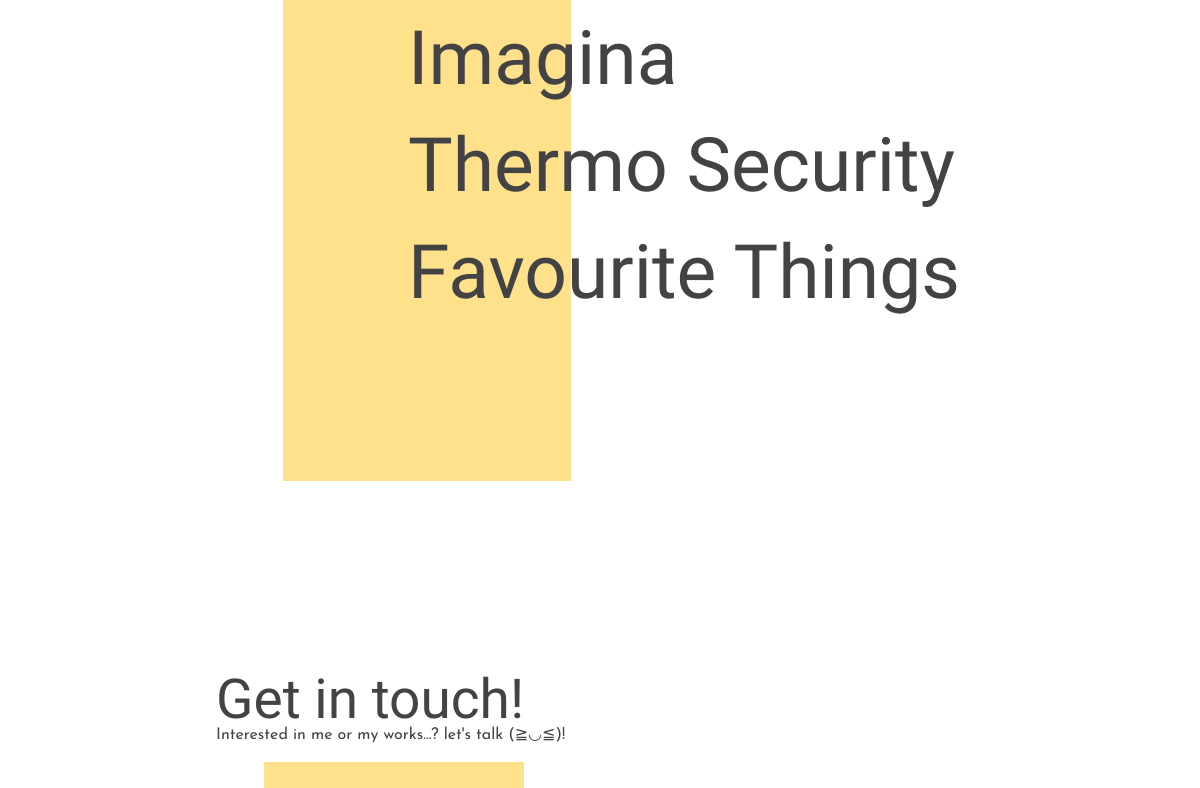
Before: / (middle part) with the older database file.
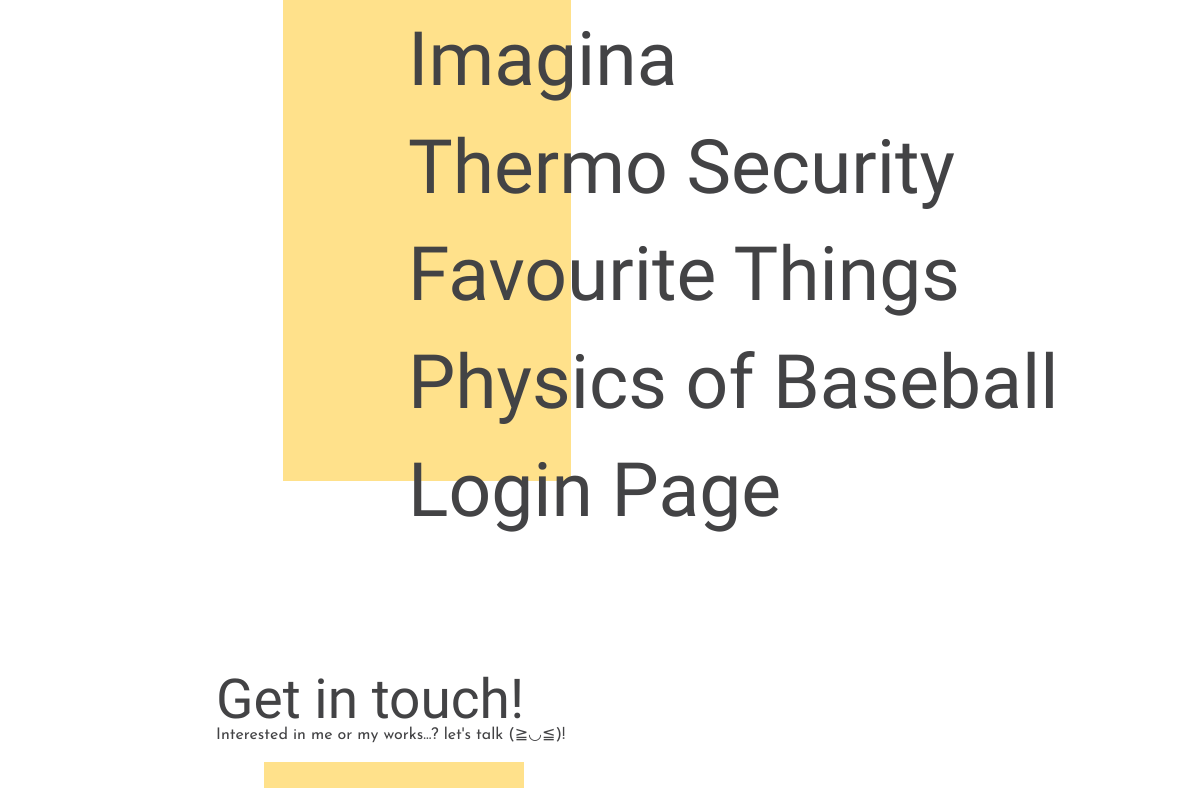
After: the same page with the newer database file.
### tables this page shows
CREATE TABLE `tbl_projects` (
  `ID` int(11) NOT NULL,
  `title` varchar(30) NOT NULL,
  `purposes` varchar(60) NOT NULL,
  `description` text NOT NULL,
  `link` varchar(60) NOT NULL,
  `date` varchar(30) NOT NULL,
  `lead` varchar(40) NOT NULL,
  `collab` varchar(60) NOT NULL,
  `tech` varchar(70) NOT NULL,
  `hover_img` varchar(25) NOT NULL,
  `img_1` varchar(25) NOT NULL,
  `img_1t` varchar(25) NOT NULL,
  `img_1m` varchar(25) NOT NULL,
  `img_2` varchar(25) NOT NULL,
  `img_3` varchar(25) NOT NULL,
  `img_4` varchar(25) NOT NULL,
  `img_5` varchar(25) NOT NULL
);

### objects/portfolio.php (called while the page is built, shortened)
<?php
function getProjects($tbl){
    $pdo = Database::getInstance()->getConnection();
    $queryAll = 'SELECT * FROM '.$tbl;
    $results = $pdo->query($queryAll);
    if($results){
        return $results;
    }else{
        return 'There was a problem accessing the info';
    }
}

### index.php (the view, shortened to what this page needs)
<?php
    include_once './objects/portfolio.php';
    $tbl = 'tbl_projects';
    $getProject = getProjects($tbl);
?>
<!DOCTYPE html>
<html lang="en">
<head>
    <?php include 'head.php';?>
</head>
<body>
    <section id="feature">
        <div id="featMain">
            <div class="yBox"></div>
            <div id="featWrapper">
                <?php while($row = $getProject->fetch(PDO::FETCH_ASSOC)):?>
                    <a href="portfolios.php?id=<?php echo $row['ID'];?>"><h3 class="porTitle"><?php echo $row["title"];?></h3></a>
                <?php endwhile;?>
            </div>
        </div>
    </section>
    <section id="contact">
        <h2>Get in touch!</h2>
        <p>Interested in me or my works...? let's talk (≧◡≦)!</p>
        <div id="contactWrapper">
            <div class="yBox"></div>
        </div>
    </section>
</body>
</html>

Changed rows visible on the page:
added tbl_projects: title "Physics of Baseball"
added tbl_projects: title "Login Page"
